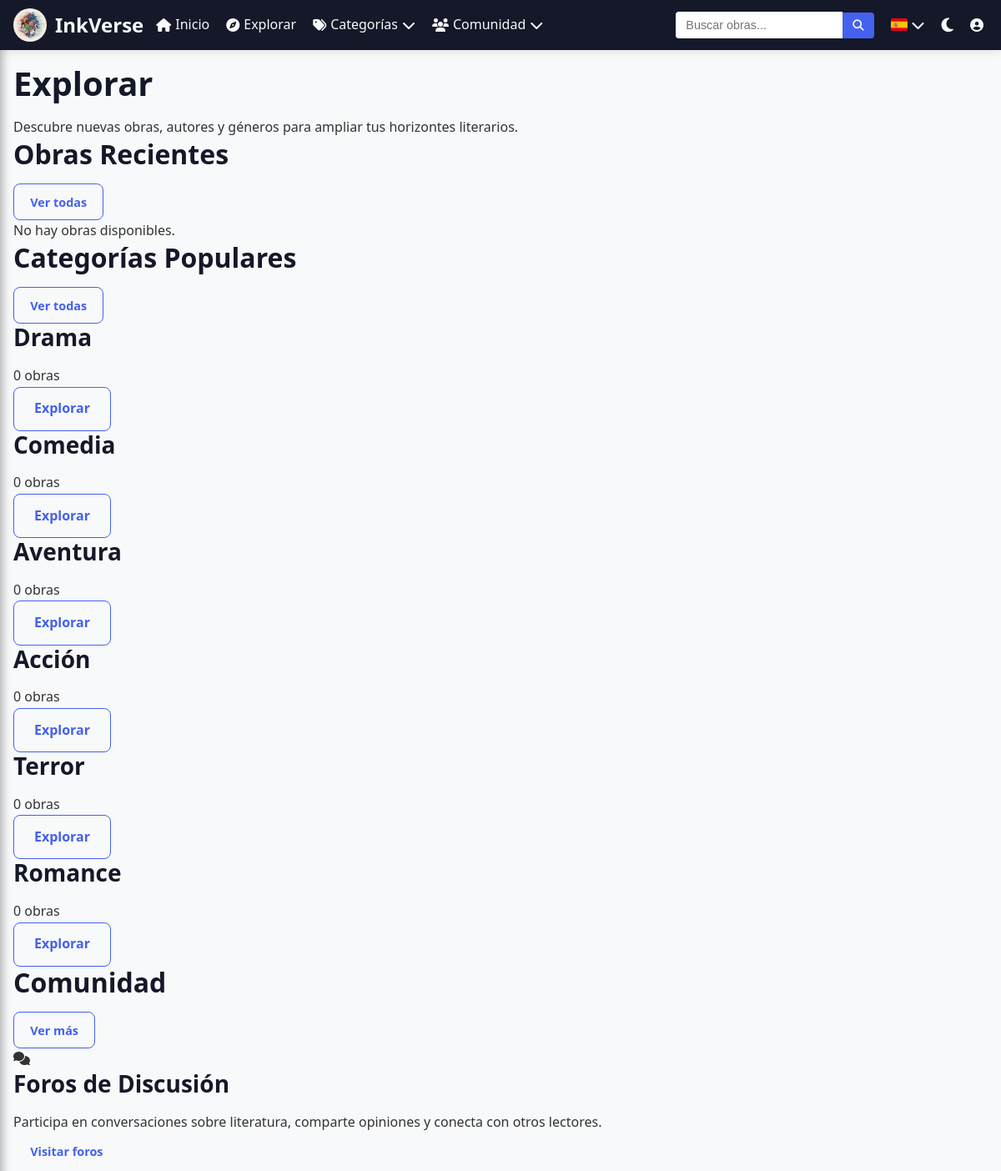
The app's page /public/explorar.php (upper part), older data.
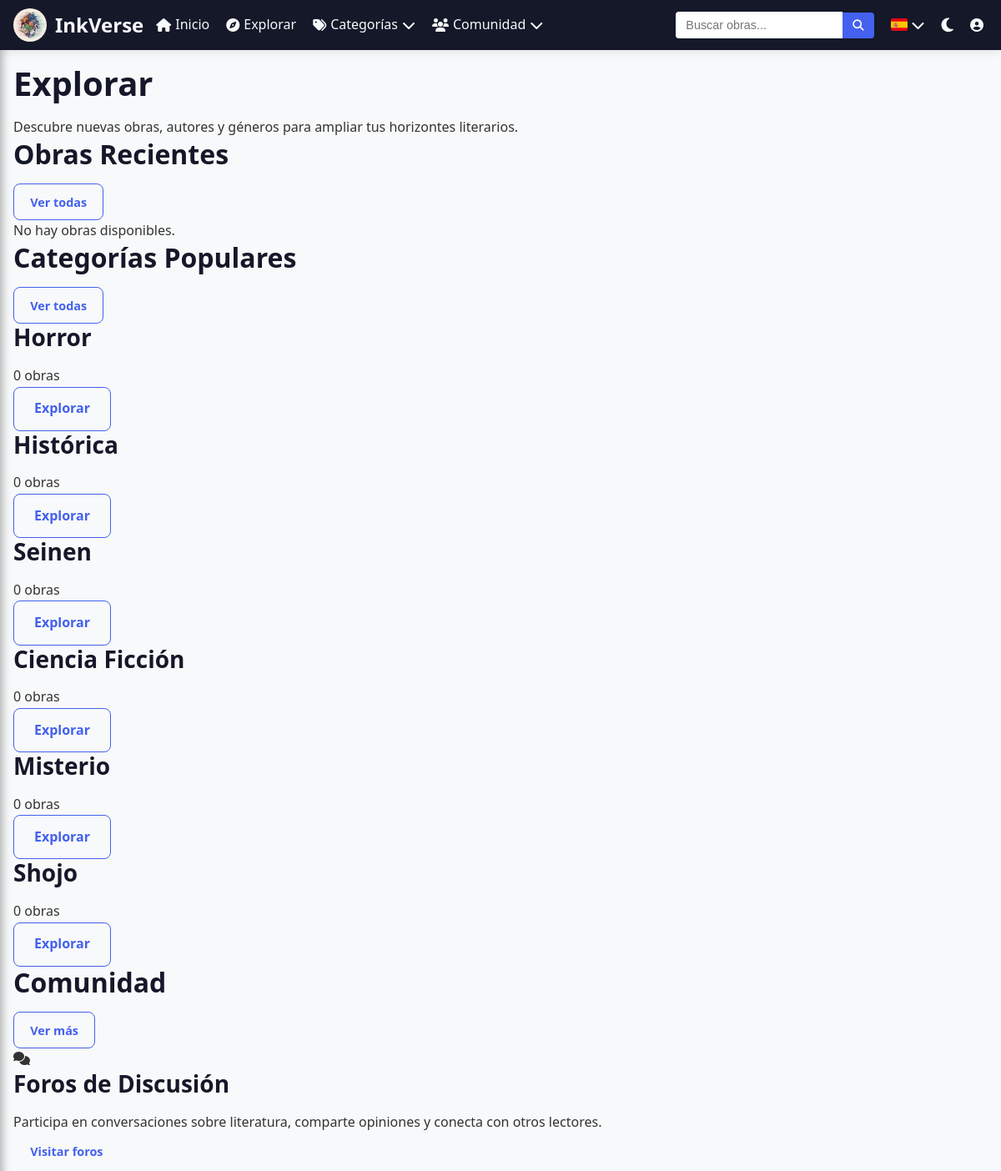
The same page, newer data.
### tables this page shows
CREATE TABLE `categorias` (
  `id` int(11) NOT NULL,
  `nombre` varchar(50) NOT NULL,
  `tipo` enum('libro','comic') NOT NULL DEFAULT 'libro'
);

### public/explorar.php (the view, shortened to what the changed rows need)
<?php
require_once(__DIR__ . '/../includes/header.php');
include_once(__DIR__ . '/../includes/conexion.php');
$sql_categorias = "
    SELECT c.id, c.nombre, COUNT(l.id) as total_libros
    FROM categorias c
    LEFT JOIN libros l ON c.id = l.categoria_id
    GROUP BY c.id
    ORDER BY total_libros DESC
    LIMIT 6";
$result_categorias = $conexion->query($sql_categorias);
?>
<div class="container">
    <div class="explorar-header">
        <h1>Explorar</h1>
    </div>
    <section class="explorar-section">
        <div class="section-header">
            <h2>Obras Recientes</h2>
        </div>
    </section>
    <section class="explorar-section">
        <div class="section-header">
            <h2>Categorías Populares</h2>
        </div>
        <div class="categorias-grid">
            <?php if ($result_categorias && $result_categorias->num_rows > 0): ?>
                <?php while($categoria = $result_categorias->fetch_assoc()): ?>
                    <div class="categoria-card">
                        <h3><?php echo htmlspecialchars($categoria['nombre']); ?></h3>
                        <p><?php echo $categoria['total_libros']; ?> obras</p>
                        <a href="<?php echo BASE_URL; ?>/public/categoria.php?id=<?php echo $categoria['id']; ?>" class="btn btn-outline">Explorar</a>
                    </div>
                <?php endwhile; ?>
            <?php else: ?>
                <p>No hay categorías disponibles.</p>
            <?php endif; ?>
        </div>
    </section>
    <section class="explorar-section">
        <div class="section-header">
            <h2>Comunidad</h2>
        </div>
    </section>
</div>
<?php include_once(__DIR__ . '/../includes/footer.php'); ?>

Row changes from the older to the newer data that the page shows:
no longer on this page (row edited): categorias: nombre "Aventura", total_libros "0"
no longer on this page (row edited): categorias: nombre "Acción", total_libros "0"
no longer on this page (row edited): categorias: nombre "Terror", total_libros "0"
no longer on this page (row edited): categorias: nombre "Romance", total_libros "0"
added categorias: nombre "Horror", total_libros "0"
changed categorias: nombre "Drama" → "Histórica"
added categorias: nombre "Seinen", total_libros "0"
added categorias: nombre "Ciencia Ficción", total_libros "0"
changed categorias: nombre "Comedia" → "Misterio"
added categorias: nombre "Shojo", total_libros "0"
